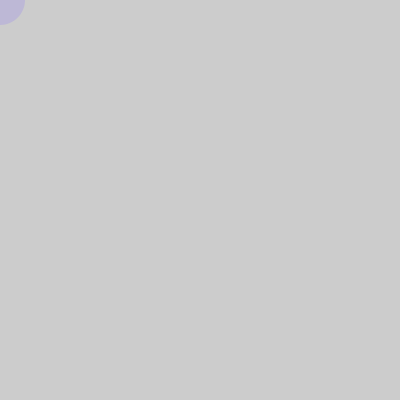
Frame 1 (no input)
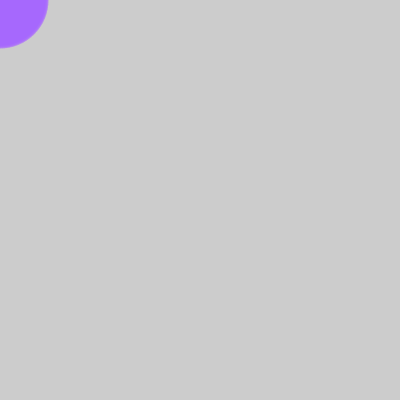
Frame 60 (the mouse pressed at the canvas centre just before this capture)
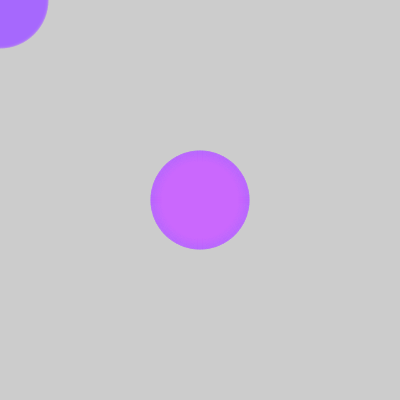
Frame 120 (the mouse held since frame 60 and released just before this capture)

The Processing sketch that drew these frames (run headless with seeded random() and noise(); from frame 60 on, the mouse is pressed at the canvas centre):

// Processing sketch: processing_185139
// ── processing_185139.pde

 int rojo = 250;
int tiempo = 0;
int diametro = 50;
  
void setup() {
  size(400, 400);
}
 
void draw() {
  tiempo = tiempo + 1;    
 rojo = int(128 * (1 + sin(tiempo * 2 * PI / frameRate / 20)));
  diametro = int(50 * (1 + sin( tiempo * 2 * PI / frameRate / 5))); 
   
  noStroke();            
  fill(rojo, 100, 255, 50);  // Añade un 50% de transparencia al color
  ellipse(mouseX, mouseY, diametro, diametro);
}
